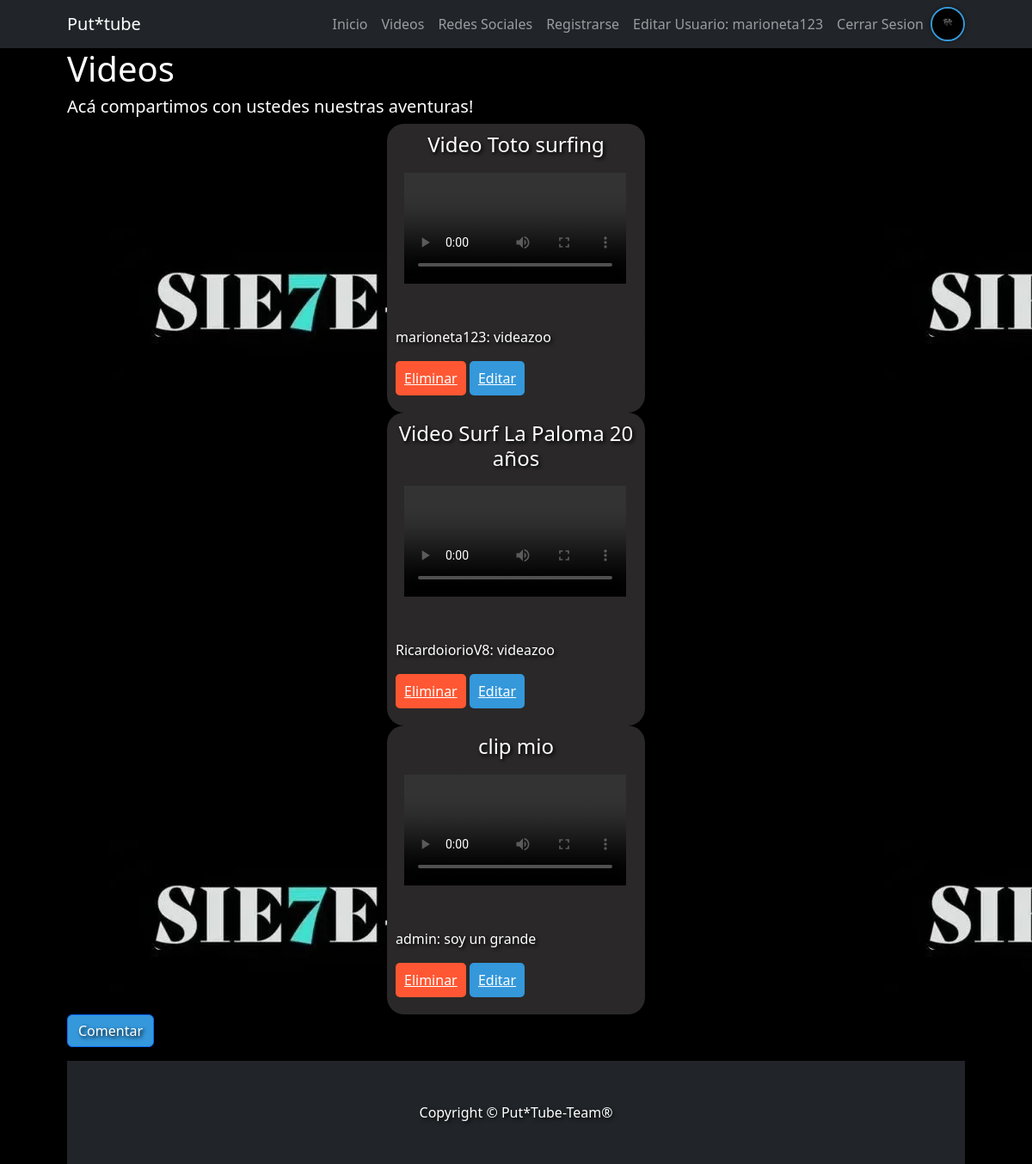
/Producto/ (signed in), run on the app's committed database.
### Cliente/models.py (models this page shows, shortened)
class Videos(models.Model):
    video = models.FileField(upload_to="videos/", null=True, blank=True)
    titulo = models.CharField(max_length=30)

class Comentario(models.Model):
    autor = models.ForeignKey(User, on_delete=models.CASCADE)
    texto = models.CharField(max_length=2200)
    post = models.ForeignKey(Videos, on_delete=models.CASCADE)

### Producto/views.py (the view)
# urls.py: path("", views.view_Producto, name = "Producto"),
def view_Producto(request):
    todos_los_videos = models.Videos.objects.all()
    todos_los_comentarios = models.Comentario.objects.all()
    if request.user.is_authenticated:
        usuario = request.user
        avatar = models.Avatar.objects.filter(user=usuario).last()
        avatar_url = avatar.imagen.url if avatar is not None else ""
    else:
        avatar_url=None
    return render(request, "Producto/index.html", context= {"avatar_url":avatar_url,"videos": todos_los_videos,"comentarios":todos_los_comentarios})

### Producto/templates/Producto/index.html (shortened to what this page needs)
{% extends 'MainM/base.html' %}
{% block contenido_titulo %}
    Videos
{% endblock contenido_titulo %}
{% block contenido %}
    <h5>Acá compartimos con ustedes nuestras aventuras!</h5>
    {% for vid in videos %}
        <div class="video-container">
            <h4>{{ vid.titulo }}</h4>
            <div class="row">
                <div class="col-md-4 mb-4">
                    <div class="card-body">
                        <div class="video-container">
                            <video src="{{ vid.video.url }}" type="video/mp4" controls allowfullscreen="" frameborder="0" style="width: 450%;"></video>
                        </div>
                    </div>
                </div>
                {% for comentario in vid.comentario_set.all %}
                    <div class="comentario-container">
                        <p class="comentario">{{ comentario.autor }}: {{ comentario.texto }}</p>
                    <button class="eliminar-btn">
                        <a href="{% url 'Cliente:borrarcomentario' comentario.id %}" style="color: white;">Eliminar</a>
                    </button>
                    <button class="editar-btn">
                        <a href="{% url 'Cliente:eleccioncomentario' comentario.id %}" style="color: white;">Editar</a>
                    </button>
                    </div>
                {% endfor %}
            </div>
        </div>
    {% endfor %}
        <p><a class="btn btn-primary" style="background-color: #3498db;" href="{% url 'Producto:comentar' %}">Comentar</a></p>
{% endblock contenido %}

### Cliente/templates/Cliente/navbar.html (shortened to what this page needs)
{% load static %}
<nav class="navbar navbar-expand-lg navbar-dark bg-dark">
    <div class="container px-5">
        <a class="navbar-brand" href="#!">Put*tube</a>
        <div class="collapse navbar-collapse" id="navbarSupportedContent">
            <ul class="navbar-nav ms-auto mb-2 mb-lg-0">
                <li class="nav-item"><a class="nav-link" aria-current="page" href="{% url 'MainM:MainM' %}">Inicio</a></li>
                <li class="nav-item"><a class="nav-link" href="{% url 'Producto:Producto' %}">Videos</a></li>
                <li class="nav-item"><a class="nav-link" href="{% url 'MainM:Redes' %}">Redes Sociales</a></li>
                <li class="nav-item"><a class="nav-link" href="{% url 'Cliente:Cliente' %}">Registrarse</a></li>
                <ul class="navbar-nav ms-auto mb-2 mb-lg-0">
                    {% if user.is_authenticated %}
                        <li class="nav-item"><a class="nav-link" href="{% url 'Cliente:editarusuario' %}">Editar Usuario: {{ user.username }}</a></li>
                        <li class="nav-item"><a class="nav-link" href="{% url 'Cliente:logout' %}">Cerrar Sesion</a></li>
                        {% if avatar_url %}
                            <li class="nav-item avatar-container">
                                <img src="{{ avatar_url }}" alt="Avatar" class="avatar-img"/>
                            </li>
                        {% else %}
                            <li class="nav-item avatar-container">
                                <img src="{% static 'MainM/img/avatar_predeterminado.webp' %}" alt="Avatar" class="avatar-img"/>
                            </li>
                        {% endif %}
                    {% else %}
                        <li class="nav-item"><a class="nav-link" href="{% url 'Cliente:login' %}">Iniciar Sesion</a></li>
                    {% endif %}
                </ul>
            </ul>
        </div>
    </div>
</nav>

### Cliente/templates/Cliente/navbar.html (style rules this page uses)
.avatar-container { margin-top: 0px; }
.avatar-img { width: 40px; height: 40px; border-radius: 50%; border: 2px solid #3498db; box-shadow: 0 0 5px rgba(0, 0, 0, 0.5); }

### Producto/templates/Producto/index.html (style rules this page uses)
.video-container { background-color: rgb(42, 40, 40); padding: 10px; border-radius: 20px; margin-bottom: 20px; max-width: 300px; margin: auto; text-align: center; align-items: center; }
.comentario-container { background-color: rgb(42, 40, 40); padding: 10px; border-radius: 20px; margin-bottom: 20px; max-width: 300px; margin: auto; text-align: left; }
.comentario { color: #fff; }
.eliminar-btn { background-color: #FF5733; color: white; padding: 8px 10px; border: none; border-radius: 5px; cursor: pointer; }
.editar-btn { background-color: #3498db; color: white; padding: 8px 10px; border: none; border-radius: 5px; cursor: pointer; }

### data on the page
Videos: titulo "Video Toto surfing"
Comentario: autor "marioneta123", texto "videazoo"
Videos: titulo "Video Surf La Paloma 20 años"
Comentario: autor "RicardoiorioV8", texto "videazoo"
Videos: titulo "clip mio"
Comentario: autor "admin", texto "soy un grande"

### other printed values
{{ user.username }} "marioneta123"
